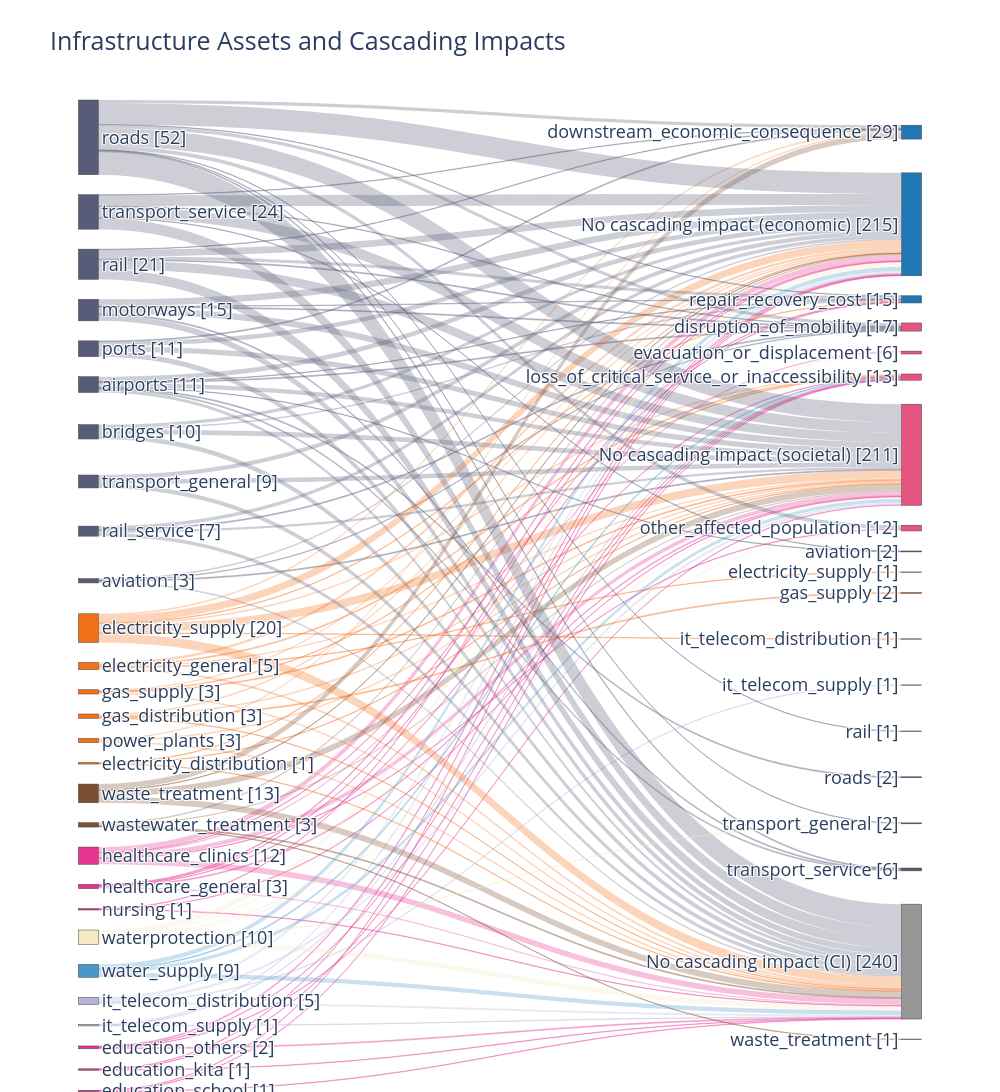

Notebook cell for this chart:
### Code cell
fig, sankey_links = create_impact_sankey(df_plot)
fig

### Figure 1 — Plotly figure (JSON) as saved in the notebook; plotly's stock layout.template omitted (floating-point values rounded to 4 significant figures; data arrays with more than 128 entries replaced by an {"elided": "..."} marker saying what was removed)
{"data": [{"arrangement": "snap", "link": {"color": {"elided": "130 str values"}, "customdata": {"elided": "130 str values"}, "hovertemplate": "%{source.label} → %{target.label}<br>Cases: %{value}<br>Source sector: %{customdata}<extra></extra>", "source": {"elided": "130 int values"}, "target": {"elided": "130 int values"}, "value": {"elided": "130 int values"}}, "node": {"color": ["rgba(89,92,121,1.0)", "rgba(89,92,121,1.0)", "rgba(89,92,121,1.0)", "rgba(89,92,121,1.0)", "rgba(89,92,121,1.0)", "rgba(89,92,121,1.0)", "rgba(89,92,121,1.0)", "rgba(89,92,121,1.0)", "rgba(89,92,121,1.0)", "rgba(89,92,121,1.0)", "rgba(243,112,27,1.0)", "rgba(243,112,27,1.0)", "rgba(243,112,27,1.0)", "rgba(243,112,27,1.0)", "rgba(243,112,27,1.0)", "rgba(243,112,27,1.0)", "rgba(125,79,50,1.0)", "rgba(125,79,50,1.0)", "rgba(229,52,145,1.0)", "rgba(229,52,145,1.0)", "rgba(229,52,145,1.0)", "rgba(246,232,195,1.0)", "rgba(74,151,201,1.0)", "rgba(182,182,216,1.0)", "rgba(182,182,216,1.0)", "rgba(229,52,145,1.0)", "rgba(229,52,145,1.0)", "rgba(229,52,145,1.0)", "rgba(31, 119, 180, 1)", "rgba(31, 119, 180, 1)", "rgba(31, 119, 180, 1)", "rgba(231, 84, 128, 1)", "rgba(231, 84, 128, 1)", "rgba(231, 84, 128, 1)", "rgba(231, 84, 128, 1)", "rgba(231, 84, 128, 1)", "rgba(89,92,121,1.0)", "rgba(243,112,27,1.0)", "rgba(243,112,27,1.0)", "rgba(182,182,216,1.0)", "rgba(182,182,216,1.0)", "rgba(89,92,121,1.0)", "rgba(89,92,121,1.0)", "rgba(89,92,121,1.0)", "rgba(89,92,121,1.0)", "rgba(125,79,50,1.0)", "rgba(150,150,150,1)"], "customdata": ["Transportation", "Transportation", "Transportation", "Transportation", "Transportation", "Transportation", "Transportation", "Transportation", "Transportation", "Transportation", "Energy", "Energy", "Energy", "Energy", "Energy", "Energy", "Waste", "Waste", "Health", "Health", "Health", "Structural Protection Measures", "Water", "IT / Communication", "IT / Communication", "Education", "Education", "Education", "Economic", "Economic", "No cascading impact (Economic)", "Societal", "Societal", "Societal", "Societal", "No cascading impact (Societal)", "Transportation", "Energy", "Energy", "IT / Communication", "IT / Communication", "Transportation", "Transportation", "Transportation", "Transportation", "Waste", "No cascading impact (Infrastructure)"], "hovertemplate": "<b>%{label}</b><br>Sector: %{customdata}<extra></extra>", "label": ["roads [52]", "transport_service [24]", "rail [21]", "motorways [15]", "ports [11]", "airports [11]", "bridges [10]", "transport_general [9]", "rail_service [7]", "aviation [3]", "electricity_supply [20]", "electricity_general [5]", "gas_supply [3]", "gas_distribution [3]", "power_plants [3]", "electricity_distribution [1]", "waste_treatment [13]", "wastewater_treatment [3]", "healthcare_clinics [12]", "healthcare_general [3]", "nursing [1]", "waterprotection [10]", "water_supply [9]", "it_telecom_distribution [5]", "it_telecom_supply [1]", "education_others [2]", "education_kita [1]", "education_school [1]", "downstream_economic_consequence [29]", "repair_recovery_cost [15]", "No cascading impact (economic) [215]", "disruption_of_mobility [17]", "evacuation_or_displacement [6]", "loss_of_critical_service_or_inaccessibility [13]", "other_affected_population [12]", "No cascading impact (societal) [211]", "aviation [2]", "electricity_supply [1]", "gas_supply [2]", "it_telecom_distribution [1]", "it_telecom_supply [1]", "rail [1]", "roads [2]", "transport_general [2]", "transport_service [6]", "waste_treatment [1]", "No cascading impact (CI) [240]"], "pad": 20, "thickness": 20, "x": [0.01, 0.01, 0.01, 0.01, 0.01, 0.01, 0.01, 0.01, 0.01, 0.01, 0.01, 0.01, 0.01, 0.01, 0.01, 0.01, 0.01, 0.01, 0.01, 0.01, 0.01, 0.01, 0.01, 0.01, 0.01, 0.01, 0.01, 0.01, 0.99, 0.99, 0.99, 0.99, 0.99, 0.99, 0.99, 0.99, 0.99, 0.99, 0.99, 0.99, 0.99, 0.99, 0.99, 0.99, 0.99, 0.99, 0.99], "y": [0.03722, 0.09166, 0.1461, 0.2005, 0.255, 0.3094, 0.3638, 0.4183, 0.4727, 0.5272, 0.5791, 0.5986, 0.6181, 0.6376, 0.6571, 0.6765, 0.7146, 0.7414, 0.7786, 0.7964, 0.8142, 0.8465, 0.8941, 0.9366, 0.9466, 0.9689, 0.9733, 0.9778, 0.03526, 0.08579, 0.1363, 0.1868, 0.2374, 0.2879, 0.3384, 0.3889, 0.4395, 0.49, 0.5405, 0.5911, 0.6416, 0.6921, 0.7426, 0.7932, 0.8437, 0.8942, 0.9447]}, "type": "sankey"}], "layout": {"font": {"size": 18}, "height": 1400, "title": {"text": "Infrastructure Assets and Cascading Impacts"}, "width": 1000}}
